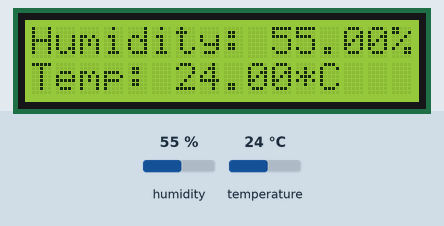
Simulated run of this sketch. Board: Arduino Uno, built for the host (arithmetic inside an expression is 32-bit, double 64-bit). Parts: 16×2 character LCD. Inputs (shaded band) come from the test bench; at power-on: humidity 55 %, temperature 24 °C. What the sketch prints to the serial monitor is not drawn.

Above: at 1.2 s.
1.3 s: humidity set to 22 %
At 5.2 s:
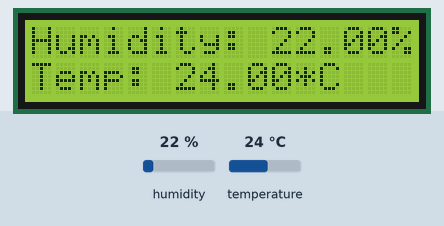
6.3 s: temperature set to 12 °C
At 9.0 s:
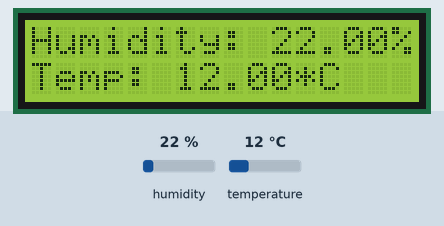
11.3 s: humidity set to 40 %
At 12.7 s:
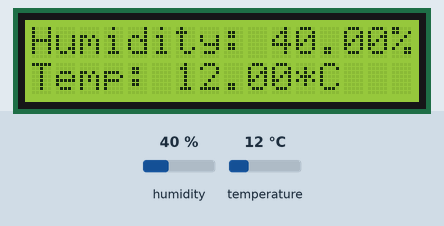
16.3 s: temperature set to 19 °C
At 21.4 s:
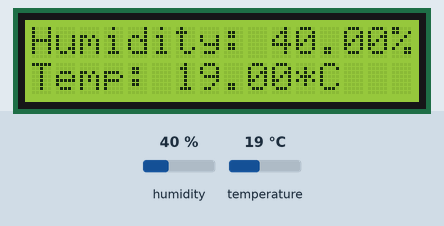
Timing chart, 0 to 22.8 s (numbered marks = the images above; inputs shaded):
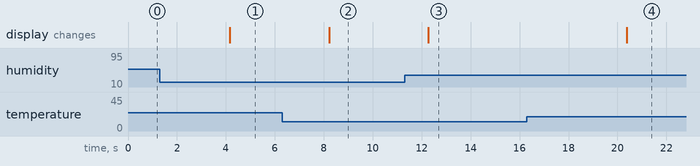

The sketch:

priem_dannih_and_display.ino
```cpp
#include "DHT.h"  // Объявление библиотек
#include <Wire.h>
#include <LiquidCrystal_I2C.h>
#define DHTPIN 2

LiquidCrystal_I2C lcd(0x3F,16,2); // Задаем параметры дисплея

DHT dht(DHTPIN, DHT11); // Задаем параметры датчика dht11
void setup() {
  Serial.begin(9600);
  dht.begin();
  lcd.init();                      // Инициализация дисплея
  lcd.backlight();                 // Подключение подсветки
}
void loop() {
  float h = dht.readHumidity(); //Измеряем влажность
  float t = dht.readTemperature(); //Измеряем температуру
  if (isnan(h) || isnan(t)) {  // Проверка. Если не удается считать показания, выводится «Ошибка считывания», и программа завершает работу
    Serial.println("Error");
    lcd.setCursor(0,0);
    lcd.print("Error");
    lcd.setCursor(0,1);
    lcd.print("Check DHT11");
    return;
  }
  lcd.setCursor(0,0); // Выводим данные сначала на дисплей, потом в монитор порта
  lcd.print("Humidity: ");
  lcd.print(h);
  lcd.print("%");
  lcd.setCursor(0,1);
  lcd.print("Temp: ");
  lcd.print(t);
  lcd.print("*C");
  Serial.print("Влажность: ");
  Serial.print(h);
  Serial.print(" %\t");
  Serial.print("Температура: ");
  Serial.print(t);
  Serial.println(" *C ");
  delay(4000); // Задержка 4 секунды
}
```

Measured:
- after the input at 1.3 s, the display: changes after 2.9 s (image 1)
- after the input at 6.3 s, the display: changes after 1.9 s (image 2)
- after the input at 11.3 s, the display: changes after 0.97 s (image 3)
- after the input at 16.3 s, the display: changes after 4.1 s (image 4)
